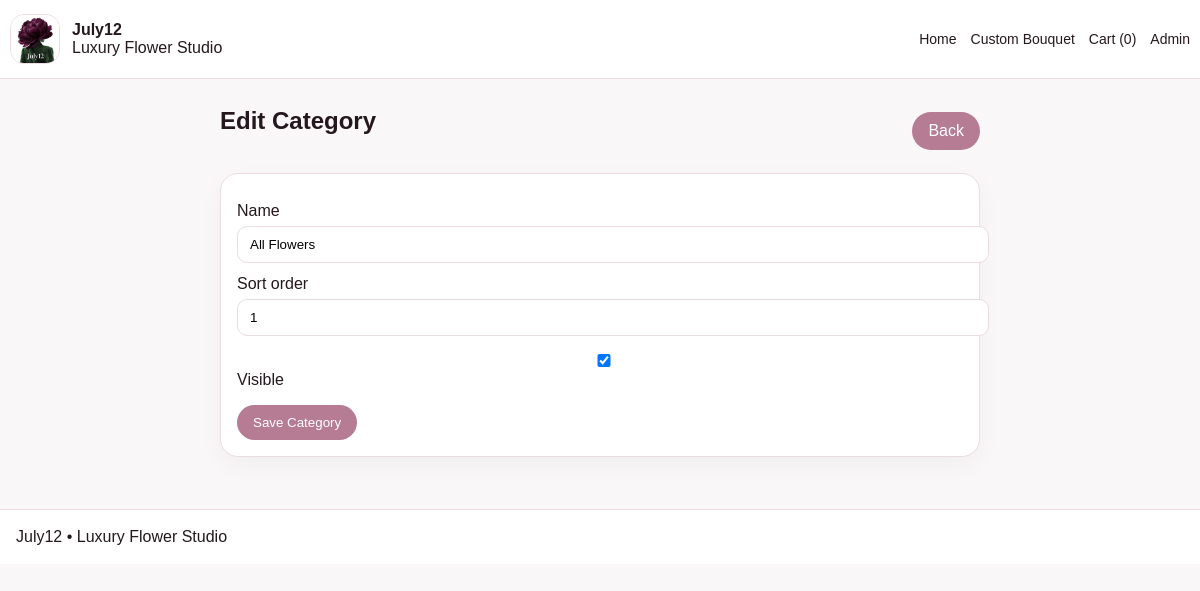
The page /admin/categories/1/edit (signed in) on the database its author committed.
### tables this page shows
CREATE TABLE settings (
            key TEXT PRIMARY KEY,
            value TEXT
        );

CREATE TABLE categories (
            id INTEGER PRIMARY KEY AUTOINCREMENT,
            name TEXT,
            sort_order INTEGER DEFAULT 0,
            visible INTEGER DEFAULT 1
        );

### app.py (the view, shortened to what this page needs)
@app.route("/admin/categories/<int:category_id>/edit", methods=["GET", "POST"])
@admin_required
def admin_edit_category(category_id):
    conn = db()
    category = conn.execute("SELECT * FROM categories WHERE id=?", (category_id,)).fetchone()
    conn.close()
    return render_template("admin/category_form.html", category=category)

### app.py (called while the page is built, shortened)
def db():
    conn = sqlite3.connect(DB_PATH)
    conn.row_factory = sqlite3.Row
    return conn

def admin_required(fn):
    @wraps(fn)
    def wrapper(*args, **kwargs):
        if not session.get("admin"):
            return redirect(url_for("admin_login"))
        return fn(*args, **kwargs)
    return wrapper

def get_settings() -> dict:
    conn = db()
    rows = conn.execute("SELECT key, value FROM settings").fetchall()
    conn.close()
    return {r["key"]: r["value"] for r in rows}

def get_sections() -> dict:
    conn = db()
    rows = conn.execute("SELECT key, enabled FROM sections").fetchall()
    conn.close()
    return {r["key"]: bool(r["enabled"]) for r in rows}

def cart_items():
    cart = session.get("cart", {})
    if not cart:
        return [], 0.0

@app.context_processor
def inject_globals():
    s = get_settings()
    items, _ = cart_items()
    return {
        "settings": s,
        "sections": get_sections(),
        "store_name": s.get("store_name", "July12"),
        "cart_count": sum(i["qty"] for i in items),
    }

### templates/admin/category_form.html
{% extends "base.html" %}
{% block content %}
<section class="section">
  <div class="container narrow">
    <div class="admin-top">
      <h1>Edit Category</h1>
      <a class="btn" href="{{ url_for('admin_categories') }}">Back</a>
    </div>
    <div class="panel">
      <form method="post">
        <label>Name</label><input name="name" value="{{ category.name if category else '' }}">
        <label>Sort order</label><input name="sort_order" type="number" value="{{ category.sort_order if category else 0 }}">
        <label><input type="checkbox" name="visible" {% if category and category.visible %}checked{% endif %}> Visible</label>
        <div style="margin-top:16px;"><button class="btn" type="submit">Save Category</button></div>
      </form>
    </div>
  </div>
</section>
{% endblock %}

### templates/base.html (shortened to what this page needs)
<!doctype html>
<html lang="en">
<head>
  <link href="{{ url_for('static', filename='css/styles.css') }}" rel="stylesheet">
</head>
<body>
<header class="topbar">
  <div class="container nav">
    <a class="brand" href="{{ url_for('home') }}">
      {% if settings.get('logo_url') %}
      <img src="{{ settings.get('logo_url') }}" alt="{{ store_name }}" class="logo-img">
      {% else %}
      <div class="brand-mark">J12</div>
      {% endif %}
      <div class="brand-copy">
        <strong>{{ store_name }}</strong>
        <span>Luxury Flower Studio</span>
      </div>
    </a>
    <nav>
      <a href="{{ url_for('home') }}">Home</a>
      <a href="{{ url_for('custom_bouquet') }}">Custom Bouquet</a>
      <a href="{{ url_for('cart') }}">Cart ({{ cart_count }})</a>
      <a href="{{ url_for('admin_login') }}">Admin</a>
    </nav>
  </div>
</header>
{% block content %}{% endblock %}
<footer class="footer">
  <div class="container">{{ settings.get('footer_text', '') }}</div>
</footer>
</body>
</html>

### static/css/styles.css (style rules this page uses)
body { font-family:Arial,sans-serif;margin:0;background:#faf7f8;color:#24181e }
a { text-decoration:none;color:inherit }
.container { max-width:1180px;margin:0 auto;padding:0 16px }
.topbar { background:#fff;border-bottom:1px solid #eadce2;position:sticky;top:0;z-index:20 }
.nav { display:flex;justify-content:space-between;align-items:center;padding:14px 0 }
.brand { display:flex;gap:12px;align-items:center }
.logo-img { width:48px;height:48px;object-fit:cover;border-radius:14px;border:1px solid #eadce2 }
.brand-copy { display:flex;flex-direction:column }
nav { display:flex;gap:14px;font-size:14px }
.section { padding:28px 0 }
.card,.panel,.info-card,.admin-card { background:#fff;border:1px solid #eadce2;border-radius:18px;padding:16px;box-shadow:0 8px 24px rgba(0,0,0,.04) }
.info-card h3,.product-copy h3,.panel h3,.section-head h2,.admin-top h1 { margin-top:0 }
.btn,.cta-btn { display:inline-flex;align-items:center;justify-content:center;border:none;border-radius:999px;padding:10px 16px;background:#b57c94;color:#fff;cursor:pointer }
input,textarea,select { width:100%;padding:10px 12px;border:1px solid #eadce2;border-radius:10px;margin-top:6px }
label { display:block;margin-top:12px }
.admin-top { display:flex;justify-content:space-between;align-items:center;margin-bottom:18px }
.footer { padding:18px 0;border-top:1px solid #eadce2;background:#fff;margin-top:24px }
.narrow { max-width:760px }

### rows shown on the page
settings: get (picture)
settings: value "July12"
categories: name "All Flowers", sort_order "1", visible "☑"
settings: get "July12 • Luxury Flower Studio"

### other values the page prints
{{ cart_count }} "0"
